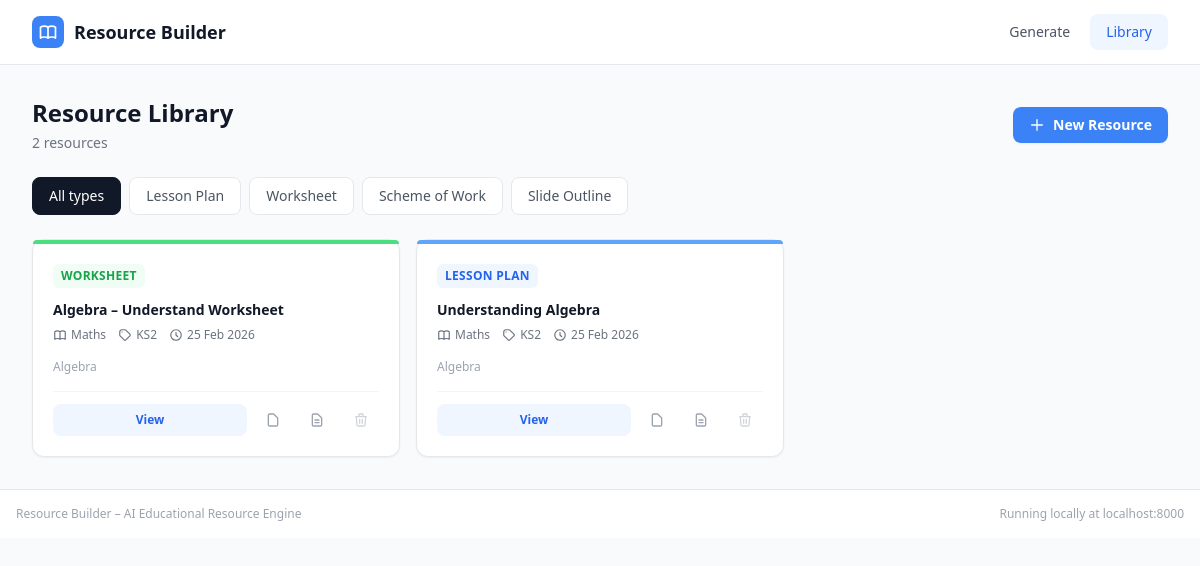
The page /library on the database its author committed.
### app/models.py (models this page shows)
class Resource(Base):
    __tablename__ = "resources"
    id = Column(Integer, primary_key=True, index=True)
    type = Column(String(50), nullable=False)        # lesson | worksheet | scheme | slides
    title = Column(String(255), nullable=False)
    subject = Column(String(100), nullable=False)
    key_stage = Column(String(20), nullable=False)
    topic = Column(String(255), nullable=False)
    input_prompt = Column(Text, nullable=False)
    structured_output = Column(Text, nullable=False)  # JSON string
    created_at = Column(DateTime(timezone=True), server_default=func.now())

### app/routers/resources.py (the view)
@router.get("/library", response_class=HTMLResponse)
async def library(
    request: Request,
    filter_type: Optional[str] = None,
    db: Session = Depends(get_db),
):
    query = db.query(Resource)
    if filter_type and filter_type in RESOURCE_TYPE_LABELS:
        query = query.filter(Resource.type == filter_type)
    resources = query.order_by(Resource.created_at.desc()).all()
    ctx = _base_ctx(request)
    ctx["resources"] = resources
    ctx["filter_type"] = filter_type or ""
    return templates.TemplateResponse("library.html", ctx)

### app/templates/library.html (shortened to what this page needs)
{% extends "base.html" %}
{% block content %}
<div class="flex flex-col sm:flex-row sm:items-center justify-between gap-4 mb-6">
  <div>
    <h1 class="text-2xl font-bold text-gray-900">Resource Library</h1>
    <p class="text-sm text-gray-500 mt-1">
      {{ resources | length }} resource{% if resources | length != 1 %}s{% endif %}
    </p>
  </div>
  <a href="/"
     class="inline-flex items-center gap-2 px-4 py-2 bg-blue-500 hover:bg-blue-600 text-white text-sm font-semibold rounded-lg shadow-sm transition-colors">
    <svg class="w-4 h-4" fill="none" stroke="currentColor" viewBox="0 0 24 24">
      <path stroke-linecap="round" stroke-linejoin="round" stroke-width="2" d="M12 4v16m8-8H4"/>
    </svg>
    New Resource
  </a>
</div>
<div class="flex flex-wrap gap-2 mb-6">
  <a href="/library"
     class="px-4 py-2 rounded-lg text-sm font-medium border transition-colors
            {% if not filter_type %}bg-gray-900 text-white border-gray-900{% else %}bg-white text-gray-600 border-gray-200 hover:border-gray-400{% endif %}">
    All types
  </a>
  {% for type_key, type_label in resource_type_labels.items() %}
  <a href="/library?filter_type={{ type_key }}"
     class="px-4 py-2 rounded-lg text-sm font-medium border transition-colors
            {% if filter_type == type_key %}bg-blue-500 text-white border-blue-500{% else %}bg-white text-gray-600 border-gray-200 hover:border-blue-300 hover:text-blue-600{% endif %}">
    {{ type_label }}
  </a>
  {% endfor %}
</div>
{% if resources %}
<div class="grid sm:grid-cols-2 lg:grid-cols-3 gap-4" id="resource-grid">
  {% for resource in resources %}
  <div id="resource-card-{{ resource.id }}"
       class="group bg-white rounded-xl border border-gray-200 shadow-sm hover:shadow-md hover:border-gray-300 transition-all duration-150 flex flex-col">
    <div class="h-1 rounded-t-xl
      {% if resource.type == 'lesson' %}bg-blue-400
      {% elif resource.type == 'worksheet' %}bg-green-400
      {% elif resource.type == 'scheme' %}bg-purple-400
      {% elif resource.type == 'slides' %}bg-orange-400
      {% endif %}">
    </div>
    <div class="p-5 flex flex-col flex-1">
      <div class="flex items-center mb-3">
        <span class="text-xs font-semibold px-2 py-1 rounded-md uppercase tracking-wide
          {% if resource.type == 'lesson' %}bg-blue-50 text-blue-600
          {% elif resource.type == 'worksheet' %}bg-green-50 text-green-600
          {% elif resource.type == 'scheme' %}bg-purple-50 text-purple-600
          {% elif resource.type == 'slides' %}bg-orange-50 text-orange-600
          {% endif %}">
          {{ resource_type_labels.get(resource.type, resource.type) }}
        </span>
      </div>
      <h3 class="font-semibold text-gray-900 text-sm leading-snug mb-2 line-clamp-2">
        {{ resource.title }}
      </h3>
      <div class="flex flex-wrap gap-3 text-xs text-gray-500 mb-4">
        <span class="flex items-center gap-1">
          {{ resource.subject }}
        </span>
        <span class="flex items-center gap-1">
          <svg class="w-3.5 h-3.5" fill="none" stroke="currentColor" viewBox="0 0 24 24">
            <path stroke-linecap="round" stroke-linejoin="round" stroke-width="2" d="M7 7h.01M7 3h5c.512 0 1.024.195 1.414.586l7 7a2 2 0 010 2.828l-7 7a2 2 0 01-2.828 0l-7-7A1.994 1.994 0 013 12V7a4 4 0 014-4z"/>
          </svg>
          {{ resource.key_stage }}
        </span>
        <span class="flex items-center gap-1">
          <svg class="w-3.5 h-3.5" fill="none" stroke="currentColor" viewBox="0 0 24 24">
            <path stroke-linecap="round" stroke-linejoin="round" stroke-width="2" d="M12 8v4l3 3m6-3a9 9 0 11-18 0 9 9 0 0118 0z"/>
          </svg>
          {{ resource.created_at.strftime('%d %b %Y') }}
        </span>
      </div>
      <p class="text-xs text-gray-400 line-clamp-1 mb-4 flex-1">{{ resource.topic }}</p>
      <div class="flex items-center gap-2 pt-3 border-t border-gray-100">
        <a href="/resources/{{ resource.id }}"
           class="flex-1 text-center px-3 py-2 bg-blue-50 hover:bg-blue-100 text-blue-600 text-xs font-semibold rounded-lg transition-colors">
          View
        </a>
        <a href="/export/{{ resource.id }}/pdf"
           class="px-2.5 py-2 text-gray-400 hover:text-red-500 hover:bg-red-50 rounded-lg transition-colors"
           title="Export PDF">
          <svg class="w-4 h-4" fill="none" stroke="currentColor" viewBox="0 0 24 24">
            <path stroke-linecap="round" stroke-linejoin="round" stroke-width="2"
                  d="M7 21h10a2 2 0 002-2V9.414a1 1 0 00-.293-.707l-5.414-5.414A1 1 0 0012.586 3H7a2 2 0 00-2 2v14a2 2 0 002 2z"/>
          </svg>
        </a>
        {% if resource.type in ['lesson', 'worksheet', 'scheme'] %}
        <a href="/export/{{ resource.id }}/docx"
           class="px-2.5 py-2 text-gray-400 hover:text-blue-500 hover:bg-blue-50 rounded-lg transition-colors"
           title="Export DOCX">
          <svg class="w-4 h-4" fill="none" stroke="currentColor" viewBox="0 0 24 24">
            <path stroke-linecap="round" stroke-linejoin="round" stroke-width="2"
                  d="M9 12h6m-6 4h6m2 5H7a2 2 0 01-2-2V5a2 2 0 012-2h5.586a1 1 0 01.707.293l5.414 5.414a1 1 0 01.293.707V19a2 2 0 01-2 2z"/>
          </svg>
        </a>
        {% endif %}
        <button
          hx-delete="/resources/{{ resource.id }}"
          hx-target="#resource-card-{{ resource.id }}"
          hx-swap="outerHTML swap:300ms"
          hx-confirm="Delete '{{ resource.title }}'? This cannot be undone."
          class="px-2.5 py-2 text-gray-300 hover:text-red-400 hover:bg-red-50 rounded-lg transition-colors"
          title="Delete">
          <svg class="w-4 h-4" fill="none" stroke="currentColor" viewBox="0 0 24 24">
            <path stroke-linecap="round" stroke-linejoin="round" stroke-width="2"
                  d="M19 7l-.867 12.142A2 2 0 0116.138 21H7.862a2 2 0 01-1.995-1.858L5 7m5 4v6m4-6v6m1-10V4a1 1 0 00-1-1h-4a1 1 0 00-1 1v3M4 7h16"/>
          </svg>
        </button>
      </div>
    </div>
  </div>
  {% endfor %}
</div>
{% endif %}
{% endblock %}

### app/templates/base.html (shortened to what this page needs)
<!DOCTYPE html>
<html lang="en" class="h-full">
<head>
  <script src="https://cdn.tailwindcss.com"></script>
</head>
<body class="h-full bg-gray-50 text-gray-900 antialiased">
  <nav class="bg-white border-b border-gray-200 sticky top-0 z-50">
    <div class="max-w-7xl mx-auto px-4 sm:px-6 lg:px-8">
      <div class="flex items-center justify-between h-16">
        <a href="/" class="flex items-center gap-2.5">
          <div class="w-8 h-8 bg-blue-500 rounded-lg flex items-center justify-center">
          </div>
          <span class="text-lg font-bold text-gray-900">Resource Builder</span>
        </a>
        <div class="flex items-center gap-1">
          <a href="/"
             class="px-4 py-2 rounded-lg text-sm font-medium transition-colors
                    {% if request.url.path == '/' %}bg-blue-50 text-blue-600{% else %}text-gray-600 hover:text-gray-900 hover:bg-gray-100{% endif %}">
            Generate
          </a>
          <a href="/library"
             class="px-4 py-2 rounded-lg text-sm font-medium transition-colors
                    {% if request.url.path == '/library' %}bg-blue-50 text-blue-600{% else %}text-gray-600 hover:text-gray-900 hover:bg-gray-100{% endif %}">
            Library
          </a>
        </div>
      </div>
    </div>
  </nav>
  <main class="max-w-7xl mx-auto px-4 sm:px-6 lg:px-8 py-8">
    {% block content %}{% endblock %}
  </main>
  <footer class="border-t border-gray-200 bg-white mt-auto no-print">
    <div class="max-w-7xl mx-auto px-4 py-4 flex items-center justify-between text-xs text-gray-400">
      <span>Resource Builder – AI Educational Resource Engine</span>
      <span>Running locally at localhost:8000</span>
    </div>
  </footer>
</body>
</html>

### rows shown on the page
Resource: get "WORKSHEET", title "Algebra – Understand Worksheet", subject "Maths", key_stage "KS2", created_at "25 Feb 2026", topic "Algebra"
Resource: get "LESSON PLAN", title "Understanding Algebra", subject "Maths", key_stage "KS2", created_at "25 Feb 2026", topic "Algebra"

### other values the page prints
{{ resources | length }} "2"
{{ type_label }} "Lesson Plan" "Worksheet" "Scheme of Work" "Slide Outline"
